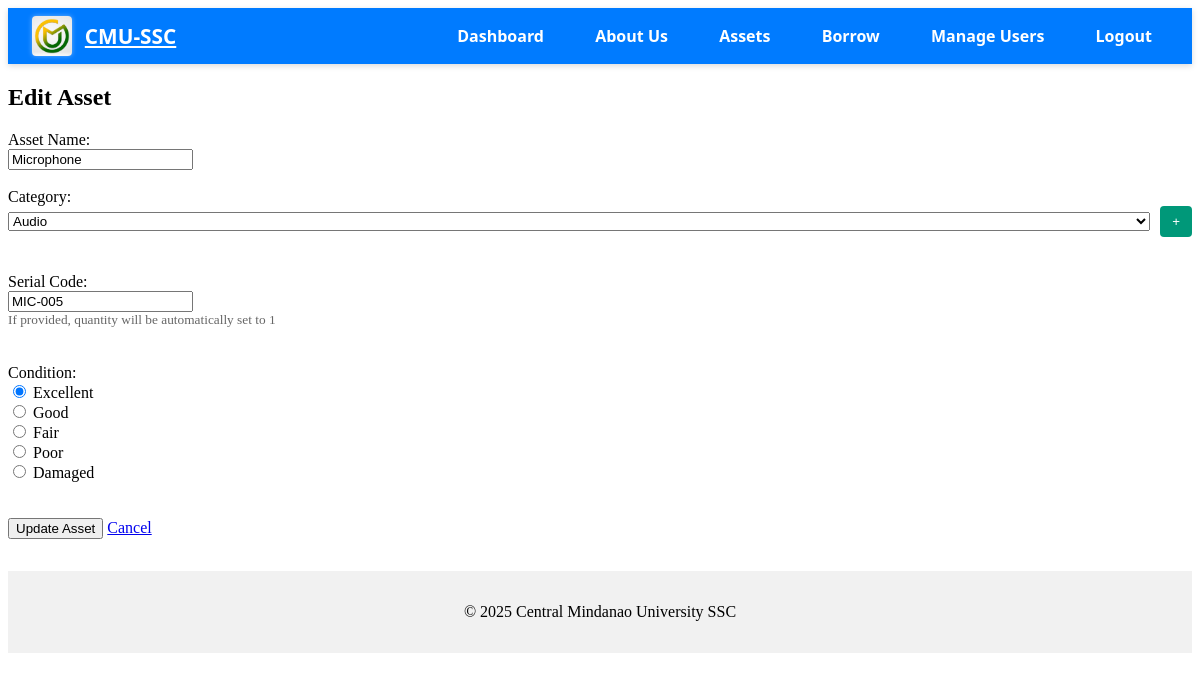
Page /System/assets/edit.php?id=2 (signed in) on the committed database.
### tables this page shows
CREATE TABLE assets (
    asset_id INT AUTO_INCREMENT PRIMARY KEY,
    asset_name VARCHAR(100) NOT NULL,
    category VARCHAR(50),
    serial_code VARCHAR(50),
    quantity INT NOT NULL,
    `condition` VARCHAR(100),
    status ENUM('available', 'borrowed', 'reserved', 'damaged', 'lost') DEFAULT 'available',
    location VARCHAR(100),
    image_path VARCHAR(255),
    date_added DATETIME DEFAULT CURRENT_TIMESTAMP
);

### System/assets/edit.php (the view, shortened to what this page needs)
<?php
require_once '../config/db.php';
$asset_id = (int) $_GET['id'];
$stmt = $pdo->query("SELECT DISTINCT category FROM assets WHERE category IS NOT NULL AND category != '' ORDER BY category");
$existing_categories = $stmt->fetchAll(PDO::FETCH_COLUMN);
$stmt = $pdo->prepare("SELECT * FROM assets WHERE asset_id = ?");
$stmt->execute([$asset_id]);
$asset = $stmt->fetch();
$asset_name = $asset['asset_name'];
$category = $asset['category'];
$serial_code = $asset['serial_code'];
$condition = $asset['condition'];
include '../../includes/header.php';
?>
<h2>Edit Asset</h2>
<form method="POST" action="edit.php?id=<?= $asset_id ?>" id="assetForm">
    <label>Asset Name:<br>
        <input type="text" name="asset_name" value="<?= htmlspecialchars($asset_name) ?>" required>
    </label><br><br>
    <label>Category:<br>
        <div style="display: flex; align-items: center; gap: 10px;">
            <select name="category" id="category_select" onchange="toggleCategoryInput()" style="flex: 1;">
                <?php foreach ($existing_categories as $cat): ?>
                    <option value="<?= htmlspecialchars($cat) ?>" <?= ($category === $cat) ? 'selected' : '' ?>>
                        <?= htmlspecialchars($cat) ?>
                    </option>
                <?php endforeach; ?>
            </select>
            <button type="button" id="add_category_btn" onclick="showNewCategoryInput()" style="background: #009879; color: white; border: none; padding: 8px 12px; border-radius: 4px; cursor: pointer;">+</button>
        </div>
    </label><br><br>
    <label>Serial Code:<br>
        <input type="text" name="serial_code" id="serial_code" value="<?= htmlspecialchars($serial_code) ?>" onchange="toggleQuantityField()">
        <small style="color: #666; display: block;">If provided, quantity will be automatically set to 1</small>
    </label><br><br>
    <label>Condition:<br>
        <input type="radio" name="condition" value="Excellent" <?= ($condition === 'Excellent') ? 'checked' : '' ?> required> Excellent<br>
        <input type="radio" name="condition" value="Good" <?= ($condition === 'Good') ? 'checked' : '' ?> required> Good<br>
        <input type="radio" name="condition" value="Fair" <?= ($condition === 'Fair') ? 'checked' : '' ?> required> Fair<br>
        <input type="radio" name="condition" value="Fair" <?= ($condition === 'Fair') ? 'checked' : '' ?> required> Poor<br>
        <input type="radio" name="condition" value="Fair" <?= ($condition === 'Fair') ? 'checked' : '' ?> required> Damaged<br>
    </label><br><br>
    <button type="submit">Update Asset</button>
    <a href="list.php">Cancel</a>
</form>
<?php include '../../includes/footer.php'; ?>

### rows in the picture
assets: asset_name "Microphone", category "Audio", serial_code "MIC-005", condition "☑ Condition: Excellent Good F"
